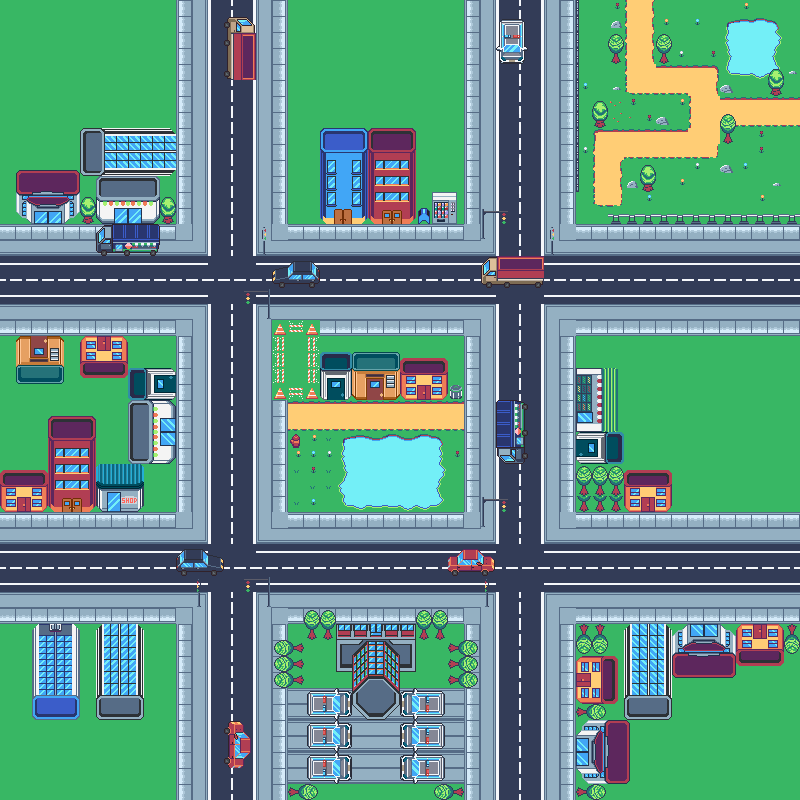

This game map was drawn from its Tiled (.tmx) file and the tilesets committed beside it. A one-line description and the trimmed map source follow:
An orthogonal 50x50 tile map with 16x16 px tiles, 7 tile layers (background, -Route, eau, arbres, ...) and 66 objects (62x collision, spawn).

<map version="1.10" tiledversion="1.12.1" orientation="orthogonal" renderorder="right-down" width="50" height="50" tilewidth="16" tileheight="16" infinite="0" nextlayerid="13" nextobjectid="114">
 <tileset firstgid="1" source="asset ville global.tsx" />
 <layer id="1" name="background" width="50" height="50">
  <data>[2500 cells, 2500 non-empty, 1 distinct tile ids]</data>
 </layer>
 <layer id="2" name="-Route" width="50" height="50">
  <data>[2500 cells, 1409 non-empty, 70 distinct tile ids]</data>
 </layer>
 <layer id="7" name="eau" width="50" height="50">
  <data>[2500 cells, 1 non-empty, 1 distinct tile ids]</data>
 </layer>
 <layer id="6" name="arbres" width="50" height="50">
  <data>[2500 cells, 217 non-empty, 81 distinct tile ids]</data>
 </layer>
 <layer id="4" name="batiments" width="50" height="50">
  <data>[2500 cells, 188 non-empty, 154 distinct tile ids]</data>
 </layer>
 <layer id="5" name="voiture" width="50" height="50">
  <data>[2500 cells, 141 non-empty, 55 distinct tile ids]</data>
 </layer>
 <layer id="8" name="signalisation" width="50" height="50">
  <data>[2500 cells, 42 non-empty, 26 distinct tile ids]</data>
 </layer>
 <objectgroup id="11" name="spawn">
  <object id="17" name="spawn" x="375.475" y="399.349">
   <point />
  </object>
 </objectgroup>
 <objectgroup id="12" name="bloc">
  <object id="19" name="collision" x="-33.6408" y="-49.9186" width="895.279" height="53.1742" />
  <object id="20" name="collision" x="796.527" y="-73.7927" width="22.7889" height="880.087" />
  <object id="22" name="collision" x="-27.1297" y="791.101" width="857.298" height="66.1964" />
  <object id="23" name="collision" x="-57.0634" y="-76.5968" width="60.7705" height="962.561" />
  <object id="24" name="collision" x="6.51112" y="167.119" width="170.374" height="57.5149" />
  <object id="27" name="collision" x="80.3039" y="125.882" width="95.4965" height="51.0038" />
  <object id="29" name="collision" x="227.889" y="16.2778" width="26.0445" height="62.9409" />
  <object id="30" name="collision" x="317.96" y="125.882" width="97.6668" height="96.5817" />
  <object id="32" name="collision" x="432.99" y="192.078" width="22.7889" height="31.4704" />
  <object id="33" name="collision" x="499.186" y="20.6186" width="23.8741" height="43.4075" />
  <object id="43" name="collision" x="717.309" y="162.778" width="18.4482" height="14.1074" />
  <object id="46" name="collision" x="94.4113" y="224.634" width="65.1112" height="33.6408" />
  <object id="50" x="551.275" y="226.804" height="24.9593" />
  <object id="53" name="collision" x="270.212" y="316.875" width="47.7482" height="83.5594" />
  <object id="54" name="collision" x="286.489" y="428.649" width="17.363" height="19.5334" />
  <object id="55" name="collision" x="342.919" y="436.245" width="98.752" height="72.7075" />
  <object id="56" name="collision" x="493.76" y="399.349" width="34.726" height="66.1964" />
  <object id="57" name="collision" x="576.234" y="364.623" width="44.4927" height="147.585" />
  <object id="58" name="collision" x="576.234" y="463.375" width="95.4965" height="48.8334" />
  <object id="59" name="collision" x="480.738" y="495.931" width="4.34075" height="34.726" />
  <object id="60" name="collision" x="447.097" y="551.275" width="47.7482" height="26.0445" />
  <object id="62" name="collision" x="316.875" y="348.345" width="84.6446" height="52.089" />
  <object id="63" name="collision" x="399.349" y="358.112" width="47.7482" height="41.2371" />
  <object id="64" name="collision" x="447.097" y="381.986" width="19.5334" height="19.5334" />
  <object id="67" name="collision" x="15.1926" y="334.238" width="48.8334" height="49.9186" />
  <object id="68" name="collision" x="79.2187" y="334.238" width="46.663" height="43.4075" />
  <object id="69" name="collision" x="126.967" y="366.793" width="48.8334" height="97.6668" />
  <object id="70" name="collision" x="0" y="472.056" width="143.245" height="41.2371" />
  <object id="71" name="collision" x="95.4965" y="461.205" width="47.7482" height="49.9186" />
  <object id="72" name="collision" x="47.7482" y="414.542" width="46.663" height="85.7298" />
  <object id="76" name="collision" x="301.682" y="605.534" width="34.726" height="35.8112" />
  <object id="77" name="collision" x="412.371" y="604.449" width="33.6408" height="35.8112" />
  <object id="78" name="collision" x="446.012" y="640.26" width="31.4704" height="51.0038" />
  <object id="79" name="collision" x="271.297" y="640.26" width="33.6408" height="47.7482" />
  <object id="80" name="collision" x="336.408" y="620.727" width="75.9631" height="51.0038" />
  <object id="81" name="collision" x="349.43" y="669.56" width="49.9186" height="49.9186" />
  <object id="82" name="collision" x="302.767" y="686.923" width="143.245" height="105.263" />
  <object id="83" name="collision" x="224.634" y="718.394" width="24.9593" height="53.1742" />
  <object id="84" name="collision" x="30.3852" y="622.897" width="47.7482" height="96.5817" />
  <object id="85" name="collision" x="95.4965" y="621.812" width="46.663" height="98.752" />
  <object id="86" name="collision" x="574.064" y="621.812" width="48.8334" height="186.652" />
  <object id="87" name="collision" x="616.386" y="699.946" width="54.2594" height="100.922" />
  <object id="88" name="collision" x="616.386" y="639.175" width="52.089" height="45.5779" />
  <object id="89" name="collision" x="668.475" y="621.812" width="67.2816" height="56.4297" />
  <object id="90" name="collision" x="734.672" y="618.557" width="67.2816" height="52.089" />
  <object id="91" x="122.626" y="-16.2778" />
  <object id="95" name="collision" type="collision" x="572.333" y="-1" width="6" height="193.333" />
  <object id="96" name="collision" type="collision" x="607.667" y="214" width="192" height="9.66667" />
  <object id="97" name="collision" type="collision" x="176.455" y="558.455">
   <polygon points="0,0 7.90909,-8.72727 26,-9 31.2727,-2.72727 36.0909,-3.18182 47.1818,2.09091 47.1818,10.4545 45.2727,13.0909 40,12.9091 40.2727,16.5455 38.9091,17.5455 35.8182,17.0909 34.7273,13.3636 10.7273,13.2727 10,15.7273 9.27273,17.1818 5.63636,17.0909 4.90909,12.7273 2.09091,12.8182 0,10.7273" />
  </object>
  <object id="98" name="collision" type="collision" x="272.875" y="272.375">
   <polygon points="0,0 4.375,-3.125 12.5,-4.75 18.625,-6.125 20.375,-10.75 38.625,-10.75 47.125,-2.125 47.125,8.5 44.375,11.125 41.875,10.625 42.125,14.625 40,15.625 37.75,15.5 36,13 36.375,10.75 11.625,11 11.625,14.25 10.625,15.375 6.75,14.625 6,10.875 0.25,10.625 -1.25,7" />
  </object>
  <object id="99" name="collision" type="collision" x="481.455" y="265.545">
   <polygon points="0,0 8,-8.09091 62.1818,-9.09091 62.2727,11.9091 61.2727,15.4545 61,18.5455 59.3636,18.8182 59,21.0909 58.0909,21.8182 55.0909,22 53.7273,19.0909 28.5455,18.6364 28.1818,20.6364 27.1818,22.1818 24,22.2727 23.1818,20.9091 23,18.9091 10.3636,19 10.2727,21.0909 8.90909,22.0909 6.18182,22 4.63636,19.2727 2,19.2727 0.181818,17.1818" />
  </object>
  <object id="100" name="collision" type="collision" x="594.091" y="125.545">
   <polygon points="0,0 2.27273,-4.72727 -1.45455,-9.45455 -1.63636,-16 -0.0909091,-20.1818 3.09091,-23.9091 7.72727,-24.5455 9.81818,-22.7273 11.6364,-20.3636 13.1818,-17.6364 13.6364,-14.5455 13.5455,-9.36364 12.2727,-7.18182 11.0909,-5.54545 9.72727,-4.09091 10,-2.09091 11.5455,-0.181818 7.90909,1.09091 5.18182,2" />
  </object>
  </objectgroup>
</map>
<!-- 13 of 66 objects omitted -->
